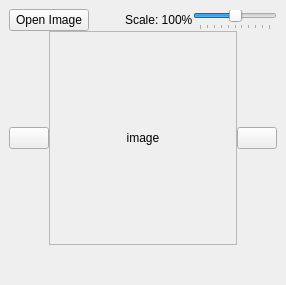
<?xml version="1.0" encoding="UTF-8"?>
<ui version="4.0">
 <class>MainWindow</class>
 <widget class="QMainWindow" name="MainWindow">
  <property name="geometry">
   <rect>
    <x>0</x>
    <y>0</y>
    <width>286</width>
    <height>285</height>
   </rect>
  </property>
  <property name="windowTitle">
   <string>MainWindow</string>
  </property>
  <property name="documentMode">
   <bool>false</bool>
  </property>
  <property name="tabShape">
   <enum>QTabWidget::Rounded</enum>
  </property>
  <widget class="QWidget" name="centralwidget">
   <layout class="QVBoxLayout" name="verticalLayout_2">
    <property name="spacing">
     <number>0</number>
    </property>
    <item>
     <layout class="QHBoxLayout" name="horizontalLayout_3">
      <item>
       <widget class="QPushButton" name="openButton">
        <property name="toolTip">
         <string/>
        </property>
        <property name="statusTip">
         <string/>
        </property>
        <property name="text">
         <string>Open Image</string>
        </property>
        <property name="icon">
         <iconset>
          <normaloff>open_32.png</normaloff>open_32.png</iconset>
        </property>
       </widget>
      </item>
      <item>
       <spacer name="horizontalSpacer">
        <property name="orientation">
         <enum>Qt::Horizontal</enum>
        </property>
        <property name="sizeHint" stdset="0">
         <size>
          <width>40</width>
          <height>20</height>
         </size>
        </property>
       </spacer>
      </item>
      <item>
       <widget class="QLabel" name="scaleLabel">
        <property name="text">
         <string>Scale: 100%</string>
        </property>
       </widget>
      </item>
      <item>
       <widget class="QSlider" name="scaleSlider">
        <property name="sizePolicy">
         <sizepolicy hsizetype="MinimumExpanding" vsizetype="Fixed">
          <horstretch>0</horstretch>
          <verstretch>0</verstretch>
         </sizepolicy>
        </property>
        <property name="maximum">
         <number>200</number>
        </property>
        <property name="value">
         <number>100</number>
        </property>
        <property name="orientation">
         <enum>Qt::Horizontal</enum>
        </property>
        <property name="invertedAppearance">
         <bool>false</bool>
        </property>
        <property name="invertedControls">
         <bool>false</bool>
        </property>
        <property name="tickPosition">
         <enum>QSlider::TicksBelow</enum>
        </property>
        <property name="tickInterval">
         <number>20</number>
        </property>
       </widget>
      </item>
     </layout>
    </item>
    <item>
     <layout class="QHBoxLayout" name="horizontalLayout_2">
      <item>
       <widget class="QPushButton" name="leftButton">
        <property name="text">
         <string/>
        </property>
        <property name="icon">
         <iconset>
          <normaloff>left_32.png</normaloff>left_32.png</iconset>
        </property>
       </widget>
      </item>
      <item>
       <widget class="QScrollArea" name="scrollArea">
        <property name="sizeAdjustPolicy">
         <enum>QAbstractScrollArea::AdjustToContentsOnFirstShow</enum>
        </property>
        <property name="widgetResizable">
         <bool>true</bool>
        </property>
        <property name="alignment">
         <set>Qt::AlignCenter</set>
        </property>
        <widget class="QWidget" name="scrollAreaWidgetContents">
         <property name="geometry">
          <rect>
           <x>0</x>
           <y>0</y>
           <width>218</width>
           <height>218</height>
          </rect>
         </property>
         <layout class="QVBoxLayout" name="verticalLayout_4">
          <item>
           <widget class="QLabel" name="image">
            <property name="sizePolicy">
             <sizepolicy hsizetype="Expanding" vsizetype="Expanding">
              <horstretch>0</horstretch>
              <verstretch>0</verstretch>
             </sizepolicy>
            </property>
            <property name="frameShape">
             <enum>QFrame::NoFrame</enum>
            </property>
            <property name="frameShadow">
             <enum>QFrame::Plain</enum>
            </property>
            <property name="lineWidth">
             <number>1</number>
            </property>
            <property name="midLineWidth">
             <number>0</number>
            </property>
            <property name="text">
             <string>image</string>
            </property>
            <property name="alignment">
             <set>Qt::AlignCenter</set>
            </property>
           </widget>
          </item>
         </layout>
        </widget>
       </widget>
      </item>
      <item>
       <widget class="QPushButton" name="rightButton">
        <property name="sizePolicy">
         <sizepolicy hsizetype="Minimum" vsizetype="Fixed">
          <horstretch>0</horstretch>
          <verstretch>0</verstretch>
         </sizepolicy>
        </property>
        <property name="text">
         <string/>
        </property>
        <property name="icon">
         <iconset>
          <normaloff>right_32.png</normaloff>right_32.png</iconset>
        </property>
       </widget>
      </item>
     </layout>
    </item>
    <item>
     <spacer name="verticalSpacer">
      <property name="orientation">
       <enum>Qt::Vertical</enum>
      </property>
      <property name="sizeType">
       <enum>QSizePolicy::Fixed</enum>
      </property>
      <property name="sizeHint" stdset="0">
       <size>
        <width>20</width>
        <height>12</height>
       </size>
      </property>
     </spacer>
    </item>
   </layout>
  </widget>
  <widget class="QStatusBar" name="statusbar">
   <property name="sizeGripEnabled">
    <bool>false</bool>
   </property>
  </widget>
 </widget>
 <tabstops>
  <tabstop>openButton</tabstop>
  <tabstop>leftButton</tabstop>
  <tabstop>rightButton</tabstop>
  <tabstop>scaleSlider</tabstop>
  <tabstop>scrollArea</tabstop>
 </tabstops>
 <resources/>
 <connections/>
</ui>
